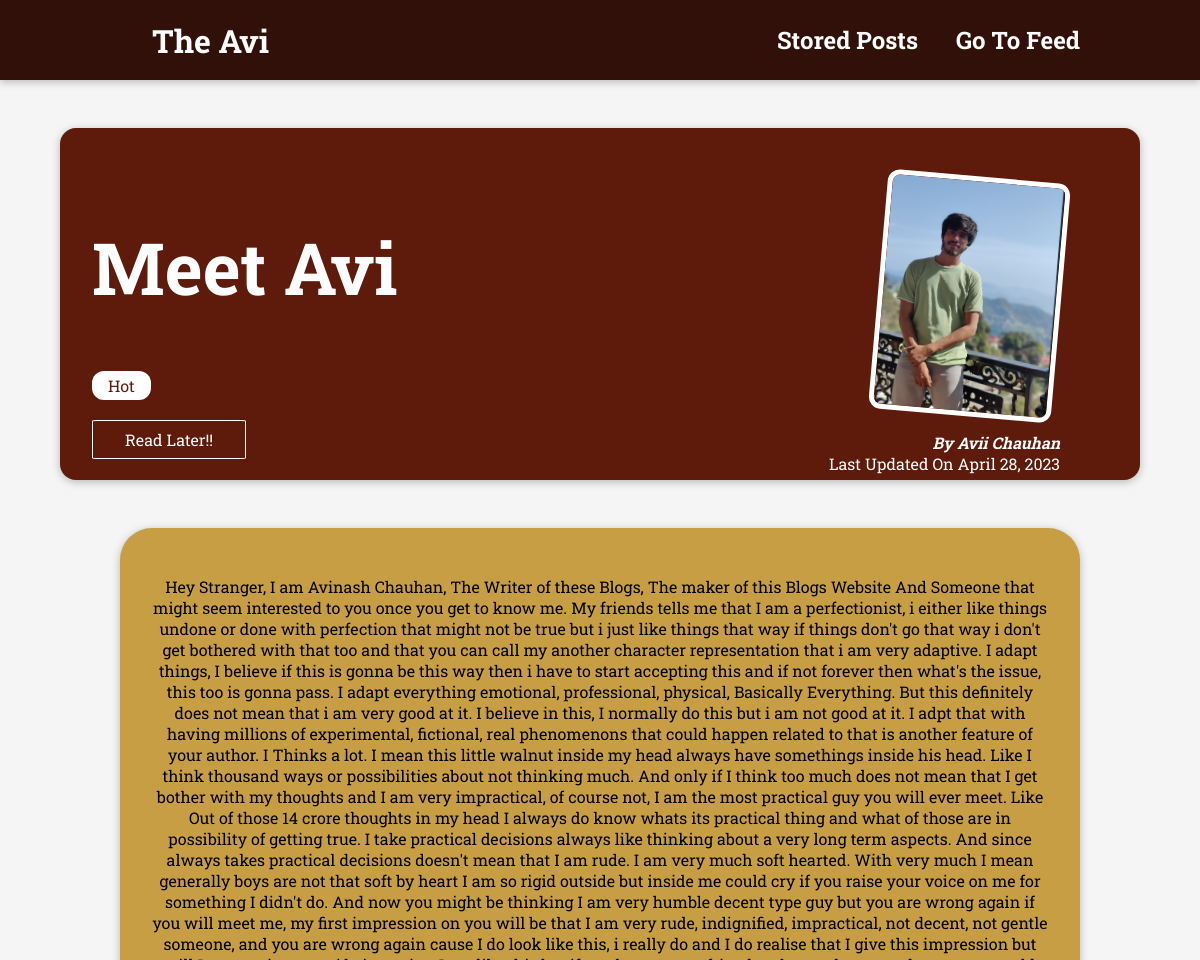
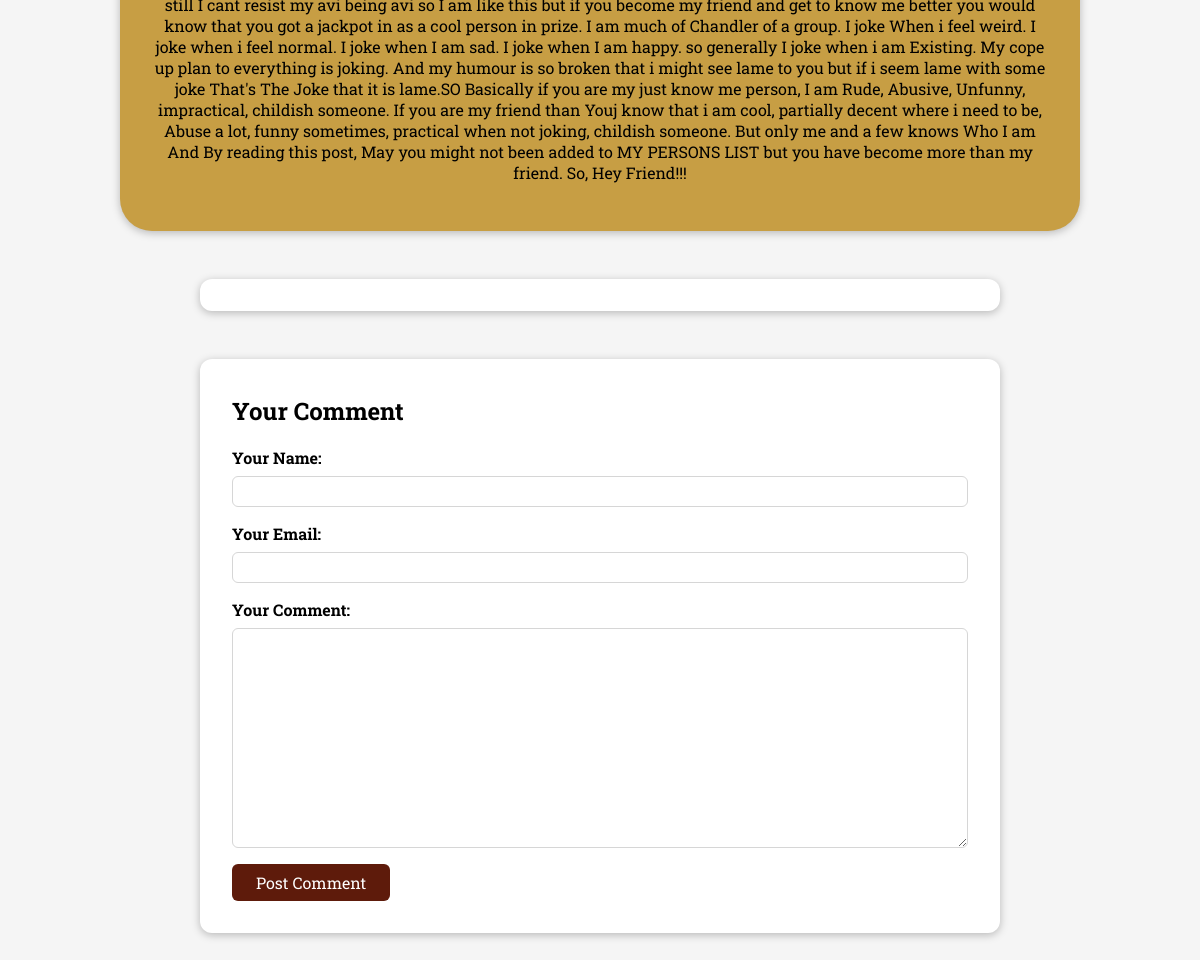
The page /posts/meet-avi on the database its author committed (2 pictures, top to bottom).
### aviBlog/models.py (models this page shows, shortened)
class Post(models.Model):
    title = models.CharField(max_length=150)
    excerpt = models.CharField(max_length=250)
    image_name = models.ImageField(upload_to="posts", null=True)
    date = models.DateField(auto_now=True)
    slug = models.SlugField(unique=True, db_index=True)
    content = models.TextField(validators=[MinLengthValidator(10)])
    author= models.ForeignKey(Author,null=True, on_delete=models.SET_NULL, related_name="posts")
    tags= models.ManyToManyField(Tag)

class Tag(models.Model):
    caption= models.CharField(max_length=20)

class Author(models.Model):
    first_name=models.CharField(max_length=50)
    last_name=models.CharField(max_length=50)
    email_address= models.EmailField()
    def __str__(self):
        return f"{self.first_name} {self.last_name}"

### aviBlog/views.py (the view, shortened to what this page needs)
# urls.py: path("posts/<slug:slug>", views.SinglePostView.as_view() ,name="post-detail-page"),
class SinglePostView(View):
    def is_stored_post(self, request, post_id):
        stored_posts=request.session.get("stored_posts")
        if stored_posts is not None:
            is_saved_for_later=post_id in stored_posts
        else:
            is_saved_for_later=False
        return is_saved_for_later
    def get(self,request,slug):
        post=Post.objects.get(slug=slug)
        context={
            "post":post,
            "post_tags":post.tags.all(),
            "comment_form":CommentForm(),
            "comments":post.comments.all().order_by("-id"),
            "saved_for_later":self.is_stored_post(request, post.id)
        }
        return render(request,"aviBlog/postdetail.html", context)

### aviBlog/forms.py
class CommentForm(forms.ModelForm):
    class Meta:
        model=Comment
        exclude=["post"]
        labels={
            "user_name": "Your Name",
            "user_email":"Your Email",
            "text":"Your Comment"
        }
        verbose_name = 'ModelName'
        verbose_name_plural = 'ModelNames'

### aviBlog/templates/aviBlog/postdetail.html (shortened to what this page needs)
{% extends 'base.html' %}
{% load static %}
{% block css_files %}
    <link rel="stylesheet" href="{% static 'aviBlog/postdetail.css' %}">
{% endblock  %}
{% block body_block%}
<section id="summary">
    <h2>{{post.title}}</h2>
    <div>
        {% for tag in post_tags %}
            <span class="tag">{{tag.caption}}</span>
        {% endfor %}
    </div>
    <div id="read-later">
        <form action="{% url "read-later" %}" method="POST">
        <button>
            {% if saved_for_later %}
            Remove from Read Later!
            {% else %}
            Read Later!!
            {% endif %}
            </button>
        </form>
    </div>
    <article>
        <img src="{{post.image_name.url}}" alt={{post.title}}/>
        <address>By <a href="mailto:{{post.author.email_address}}">{{post.author|title}}</a></address>
        <div>
            Last Updated On <time> {{post.date}}</time>
        </div>
    </article>
</section>
<main id="content">
    <p>
        {{post.content}}
    </p>
</main>
<section id="comments">
</section>
<section id="comment-form">
    <b><h2>Your Comment</h2></b>
    <form action="{% url 'post-detail-page' post.slug %}" method="POST">
        {% for form_field in comment_form %}
        <div class="form-control" {% if form_field.errors %}invalid{% endif %}>
            {{form_field.label_tag}}
            {{form_field}}
        </div>
        {% endfor %}
        <button>Post Comment</button>
    </form>
</section>
{% endblock %}

### static/app.css (style rules this page uses)
* { box-sizing: border-box; }
html { font-family: 'Roboto Slab', serif; }
body { margin: 0; }
h1, h2, h3 { font-family: 'Roboto Slab', serif; font-weight:bold; }

### aviBlog/static/aviBlog/postdetail.css (style rules this page uses)
body { background-color: whitesmoke; }
#summary { margin: 8rem auto 3rem auto; padding: 2rem; width: 90%; max-width: 90rem; border-radius: 16px; background-color: #5e1b0b; position: relative; box-shadow: 0 2px 8px rgba(0, 0, 0, 0.25); height: 22rem; }
#summary h2 { color: white; font-size: 4.5rem; }
#summary article { position: absolute; top: 2rem; right: 3rem; padding: 1rem 2rem; border-radius: 12px; text-align: right; color: white; }
#summary article img { height: 15rem; border-radius: 12px; transform: rotateZ(5deg); border: 5px solid white; margin-bottom: 1rem; }
#summary address { font-weight: bold; }
#summary time { font-weight: bold; }
#summary a { color: white; text-decoration: none; }
.tag { background-color: white; color: #5e1b0b; padding: 0.25rem 1rem; border-radius: 12px; }
#content { margin: 2rem auto; box-shadow: azure; border-radius: 2rem; text-align: center; padding: 2rem; width: 60rem; background-color: rgb(199, 158, 68); box-shadow: 0 2px 8px rgba(0,0,0,0.25); }
#content p { color: rgb(0, 0, 0); }
.form-control { margin-bottom: 1rem; }
.form-control label { font-weight: bold; margin-bottom: 0.5rem; display:block; }
.form-control input, .form-control textarea { display:block; width: 100%; font: inherit; padding: 0.25rem; border-radius:6px; border: 1px solid rgb(214, 214, 214); }
#comment-form { width: 50rem; max-width: 90%; margin: 3rem auto; border-radius: 12px; background-color: white; box-shadow: 0 2px 8px rgba(0,0,0,0.25); padding: 1rem 2rem; }
#comment-form button { background-color:#5e1b0b ; font: inherit; color: white; border: 1px solid; border: #672515; padding: 0.5rem 1.5rem; border-radius: 6px; cursor:pointer; }
#comments { width: 50rem; max-width: 90%; margin: 3rem auto; border-radius: 12px; background-color: white; box-shadow: 0 2px 8px rgba(0,0,0,0.25); padding: 1rem 2rem; }
#read-later { margin: 1.5rem 0; }
#read-later button { background-color:transparent ; font: inherit; color: white; border: 1px solid white; padding: 0.5rem 2rem; cursor:pointer; border-radius: 3%; }

### rows shown on the page
Post: title "Meet Avi", image_name (picture), author "Avii Chauhan", date "April 28, 2023", content "Hey Stranger, I am Avinash Chauhan, The Writer of these Blogs, The maker of this Blogs Website And Someone that might seem interested to you once you get to know me. My friends tells me that I am a perfectionist, i either like things undone or done with perfection that might not be true but i just like things that way if things don't go that way i don't get bothered with that too and that you can call my another character representation that i am very adaptive. I adapt things, I believe if this is gonna be this way then i have to start accepting this and if not forever then what's the issue, this too is gonna pass. I adapt everything emotional, professional, physical, Basically Everything.…"
Tag: caption "Hot"
